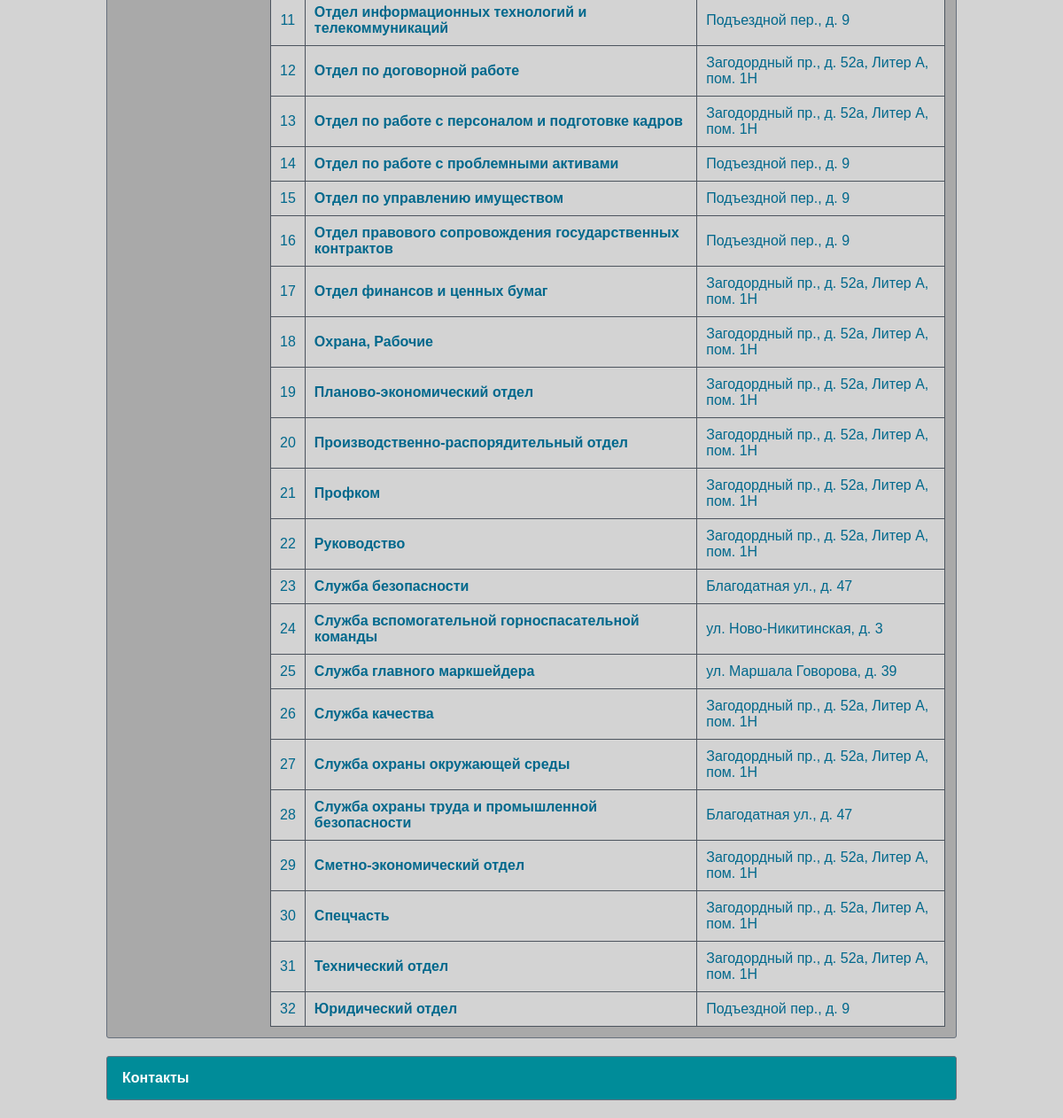
Before: /departments/ (signed in, lower part) with the older database file.
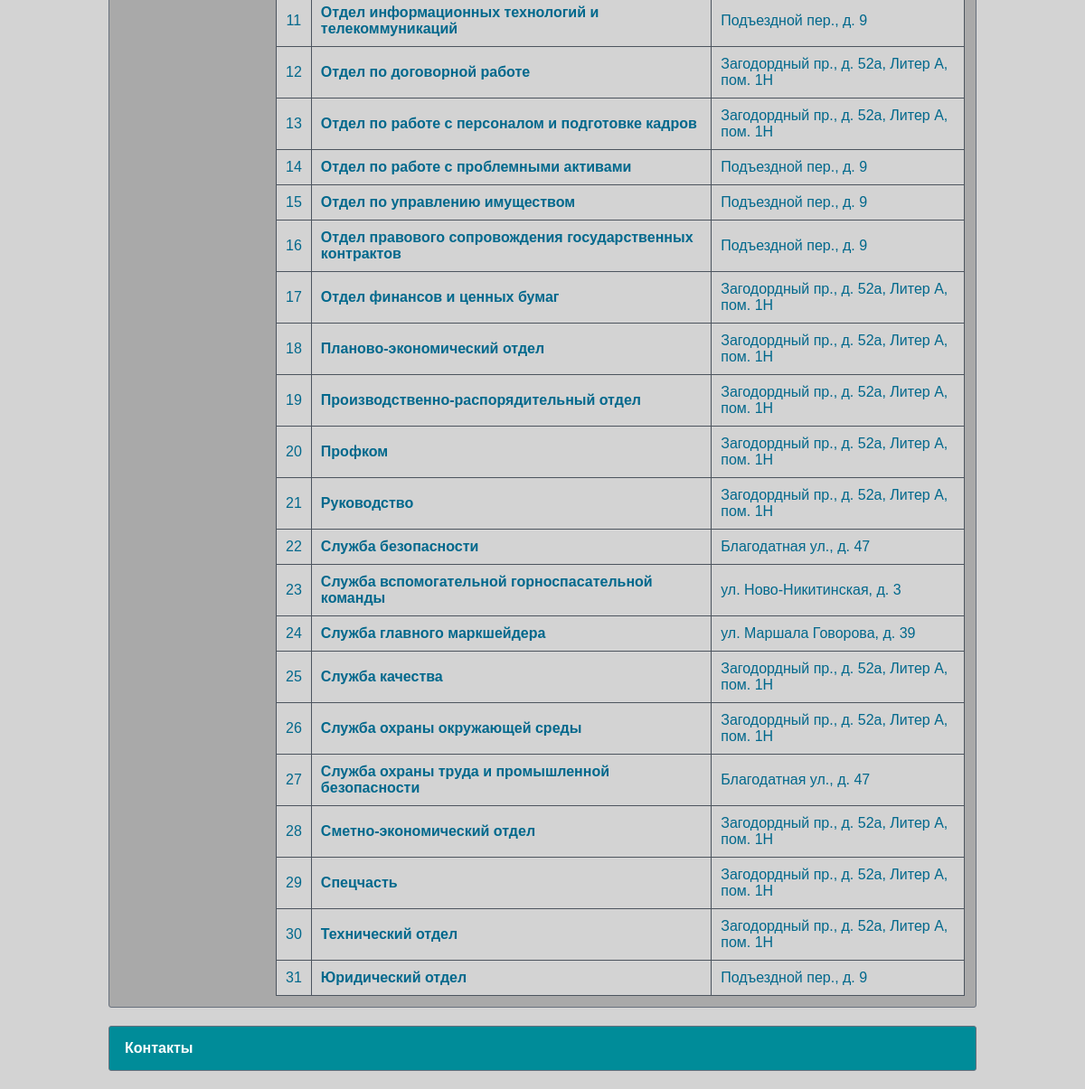
After: the same page with the newer database file.
### catalog/models.py (models this page shows, shortened)
class Department(models.Model):
    name = models.TextField(max_length=150, verbose_name="Наименование отдела/подзразделения")
    short_name = models.CharField(max_length=50, verbose_name="Сокращенное название", null=True, blank=True)
    adress = models.ForeignKey('AdressDepartment', on_delete=models.SET_NULL, verbose_name="Местонахождение", null=True, blank=True)
    priority = models.IntegerField(verbose_name="Приоритет", null=False, blank=False, default=1)
    class Meta:
        ordering = ["priority"]
    def get_absolute_url(self):
        return reverse('department-detail', args=[str(self.id)])

class AdressDepartment(models.Model):
    street = models.CharField(max_length=30, verbose_name="Улица")
    building = models.CharField(max_length=10, verbose_name="Дом/Строение")
    letter = models.CharField(max_length=20, verbose_name="Корпус/Литера", null=True, blank=True)
    room = models.CharField(max_length=20, verbose_name="Помещение", null=True, blank=True)
    class Meta:
        ordering = ["street"]
    def __str__(self):
        full_adress = self.street + ", " + self.building
        if self.letter:
            full_adress += ", " + self.letter
        if self.room:
            full_adress += ", " + self.room
        return full_adress

### catalog/views.py (the view)
# urls.py: path('departments/', DepartmentsView.as_view(), name='department'),
class DepartmentsView(View):
    def get(self, request):
        if request.user.is_authenticated:
            departments = Department.objects.all().order_by('name')
            context = {"departments": departments}
            return render(request, 'catalog/departments.html', context)
        return redirect(reverse('login'))

### templates/catalog/departments.html (shortened to what this page needs)
{% extends "catalog/base.html" %}
{% load static %}
{% block content %}
        <table class="bordered">
            <tbody>
            {% for department in departments %}
                <tr>
                    <td align="center" width="5%">{{ forloop.counter }}</td>
                    <td style="text-align: left">
                        <b><a href="{{ department.get_absolute_url }}">{{ department.name }}</a></b>
                    </td>
                    <td>{{ department.adress|default_if_none:"Не указан" }}</td>
                </tr>
            {% endfor %}
            </tbody>
        </table>
{% endblock %}

Changed rows visible on the page:
removed Department: name "Охрана, Рабочие", adress "Загодордный пр., д. 52а, Литер А, пом. 1Н"
